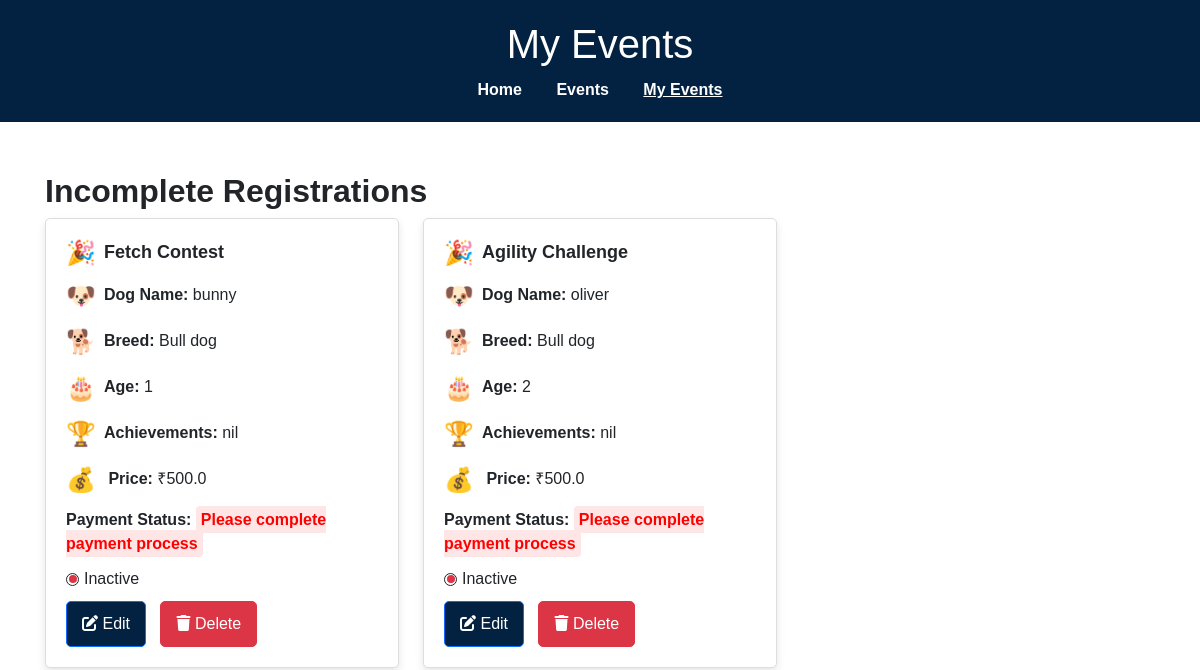
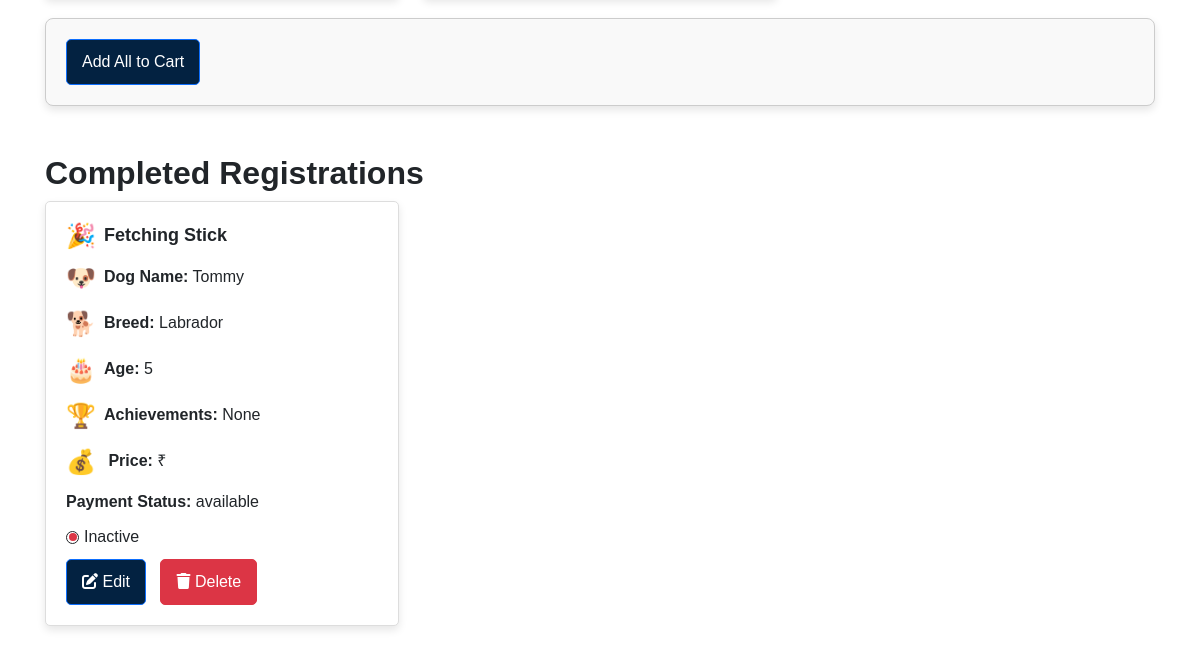
Before: /my-events with the older database file (2 pictures, top to bottom).
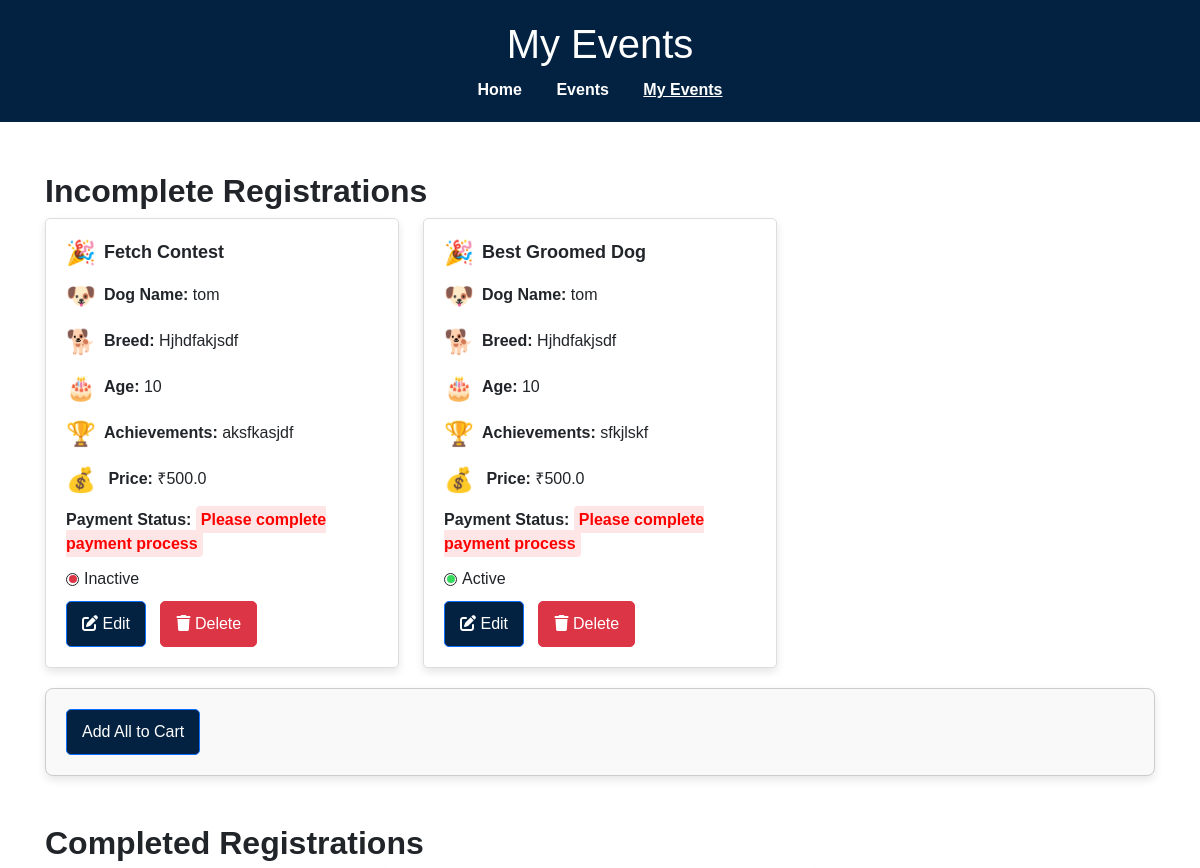
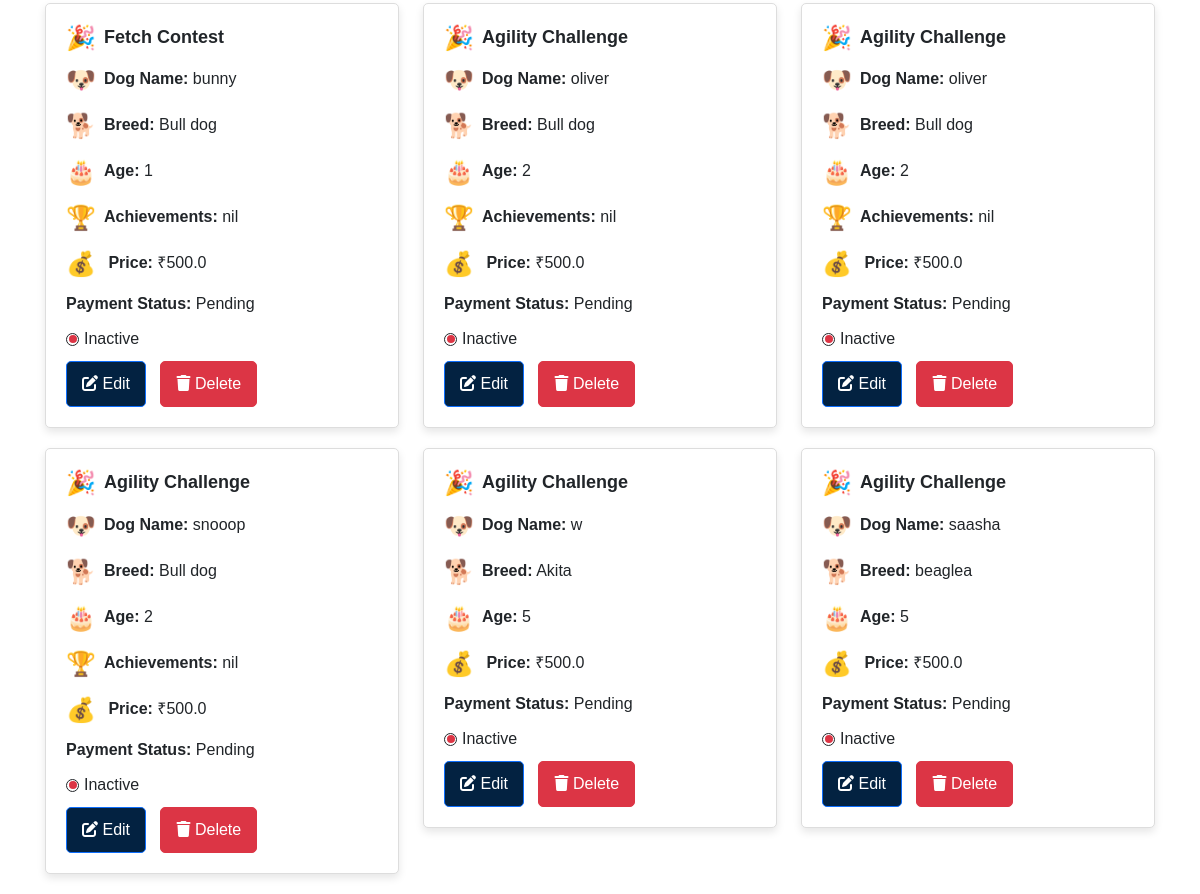
After: the same page with the newer database file (2 pictures, top to bottom).
### app.py (models this page shows, shortened)
class Registration(db.Model):
    id = db.Column(db.String(10), primary_key=True, default=generate_dog_id)
    event_id = db.Column(db.Integer, db.ForeignKey('event.id'))
    competition_name = db.Column(db.String(100), nullable=False)
    dog_name = db.Column(db.String(100), nullable=False)
    breed = db.Column(db.String(100), nullable=False)
    age = db.Column(db.Integer, nullable=False)
    achievements = db.Column(db.Text, nullable=True)
    status = db.Column(db.String(20), nullable=False, default='Pending')  # Added status
    event = db.relationship('Event', backref='registrations')

class Event(db.Model):
    id = db.Column(db.Integer, primary_key=True)
    name = db.Column(db.String(100), nullable=False)
    description = db.Column(db.Text, nullable=True)
    price = db.Column(db.Float, nullable=False)
    date = db.Column(db.Date, nullable=False)
    venue = db.Column(db.String(150), nullable=False)
    image = db.Column(db.String(200), nullable=False)  # Store the image path

### app.py (the view)
@app.route('/my-events')
def my_events():
    today = date.today()
    events = Event.query.all()
    registrations = Registration.query.all()
    carts = Cart.query.all()
    for registration in registrations:
        if registration.event:  # Ensure the event exists
            event_date = registration.event.date
            registration.event.is_active = event_date >= today
        else:
            registration.event = None  # Handle missing event reference
    return render_template('my_events.html', registrations=registrations, events=events, carts=carts)

### app.py (called while the page is built)
@app.before_request
def ensure_fresh_session():
    if not session.get('initialized'):
        session.clear()
        session['initialized'] = True

### templates/my_events.html (shortened to what this page needs)
<!DOCTYPE html>
<html lang="en">
<head>
    <link href="https://cdn.jsdelivr.net/npm/bootstrap@5.3.0-alpha1/dist/css/bootstrap.min.css" rel="stylesheet">
    <link href="https://cdnjs.cloudflare.com/ajax/libs/font-awesome/6.0.0-beta3/css/all.min.css" rel="stylesheet">
</head>
<body>
    <header>
        <h1>My Events</h1>
        <nav>
            <a href="/">Home</a>
            <a href="{{ url_for('competition_page') }}">Events</a>
            <a href="/my-events" class="active">My Events</a>
        </nav>
    </header>
    <div class="container">
<h2><strong>Incomplete Registrations</strong></h2>
<div class="row">
    {% for registration in registrations %}
        {% if registration.status == 'Please complete payment process' %}
            <div class="col-md-4">
                <div class="card">
                    <div class="card-body">
                        <h5 class="card-title"><span class="event-icon">🎉</span>{{ registration.competition_name }}</h5>
                        <p class="card-text"><span class="event-icon">🐶</span><strong>Dog Name:</strong> {{ registration.dog_name }}</p>
                        <p class="card-text"><span class="event-icon">🐕</span><strong>Breed:</strong> {{ registration.breed }}</p>
                        <p class="card-text"><span class="event-icon">🎂</span><strong>Age:</strong> {{ registration.age }}</p>
                        {% if registration.achievements %}
                        <p class="card-text"><span class="event-icon">🏆</span><strong>Achievements:</strong> {{ registration.achievements }}</p>
                        {% endif %}
                        <p class="card-text">
                            <span class="event-icon">💰</span>
                            <strong>Price:</strong> ₹{{ registration.event.price if registration.event else "N/A" }}
                        </p>
                        <p class="card-text">
                            <strong>Payment Status:</strong>
                            <span class="payment-pending">{{ registration.status }}</span>
                        </p>
                        <p class="card-text">
                            <span class="status-indicator">
                                {% if registration.event and registration.event.is_active %}
                                    <span class="status-circle status-active">
                                        <span class="status-dot"></span>
                                    </span> Active
                                {% else %}
                                    <span class="status-circle status-inactive">
                                        <span class="status-dot"></span>
                                    </span> Inactive
                                {% endif %}
                            </span>
                        </p>
                        <a href="/edit/{{ registration.id }}" class="btn btn-primary">
                            <i class="fas fa-edit"></i> Edit
                        </a>
                        <a href="/delete/{{ registration.id }}" class="btn btn-danger"
                            onclick="return confirm('Are you sure you want to delete this registration?');">
                            <i class="fas fa-trash"></i> Delete
                        </a>
                    </div>
                </div>
            </div>
        {% endif %}
    {% endfor %}
</div>
    <form action="/add_item_to_cart" method="POST" >
        <button type="submit" class="btn btn-primary">
            Add All to Cart
        </button>
    </form
         <br>
         <br>
        <h2><strong>Completed Registrations</strong></h2>
        <div class="row">
            {% for registration in registrations %}
                {% if registration.status != 'Please complete payment process' %}
                <div class="col-md-4">
                    <div class="card">
                        <div class="card-body">
                            <h5 class="card-title"><span class="event-icon">🎉</span>{{ registration.competition_name }}</h5>
                            <p class="card-text"><span class="event-icon">🐶</span><strong>Dog Name:</strong> {{ registration.dog_name }}</p>
                            <p class="card-text"><span class="event-icon">🐕</span><strong>Breed:</strong> {{ registration.breed }}</p>
                            <p class="card-text"><span class="event-icon">🎂</span><strong>Age:</strong> {{ registration.age }}</p>
                            {% if registration.achievements %}
                            <p class="card-text"><span class="event-icon">🏆</span><strong>Achievements:</strong> {{ registration.achievements }}</p>
                            {% endif %}
                            <p class="card-text">
                                <span class="event-icon">💰</span>
                                <strong>Price:</strong> ₹{{ registration.event.price }}
                            </p>
                            <p class="card-text">
                                <strong>Payment Status:</strong>
                                {% if registration.status == 'Please complete payment process' %}
                                    <span class="payment-pending">{{ registration.status }}</span>
                                {% else %}
                                    {{ registration.status }}
                                {% endif %}
                            </p>
                            <p class="card-text">
                                <span class="status-indicator">
                                    {% if registration.event.is_active %}
                                        <span class="status-circle status-active">
                                            <span class="status-dot"></span>
                                        </span> Active
                                    {% else %}
                                        <span  class="status-circle status-inactive">
                                            <span class="status-dot"></span>
                                        </span> Inactive
                                    {% endif %}
                                </span>
                            </p>
                            <a href="/edit/{{ registration.id }}" class="btn btn-primary">
                                <i class="fas fa-edit"></i> Edit
                            </a>
                            <a href="/delete/{{ registration.id }}" class="btn btn-danger"
                                onclick="return confirm('Are you sure you want to delete this registration?');">
                                <i class="fas fa-trash"></i> Delete
                            </a>
                        </div>
                    </div>
                </div>
                {% endif %}
            {% endfor %}
        </div>
    </div>
</body>
</html>

### templates/my_events.html (style rules this page uses)
body, h1, h5, p { margin: 0; padding: 0; font-family: Arial, sans-serif; }
header { background-color: #032241; color: white; padding: 20px; text-align: center; }
header nav { margin-top: 10px; }
header nav a { color: white; margin: 0 15px; text-decoration: none; font-weight: bold; }
header nav a.active { text-decoration: underline; }
.container { margin-top: 50px; padding: 0 15px; }
.card { border: 1px solid #ddd; border-radius: 5px; box-shadow: 0 4px 8px rgba(0, 0, 0, 0.1); margin-bottom: 20px; }
.card-body { padding: 20px; }
.card-title { font-size: 18px; font-weight: bold; margin-bottom: 10px; }
.card-text { margin-bottom: 10px; }
.btn { padding: 10px 15px; border-radius: 5px; text-decoration: none; margin-right: 10px; cursor: pointer; }
.btn-primary { background-color: #032241; color: white; }
.btn-danger { background-color: #dc3545; color: white; }
.event-icon { font-size: 1.5rem; vertical-align: middle; margin-right: 8px; }
.status-indicator { display: inline-flex; align-items: center; gap: 5px; }
.status-circle { width: 13px; height: 13px; border: 1px solid ; border-radius: 50%; display: flex; justify-content: center; align-items: center; position: relative; }
.status-dot { width: 8px; height: 8px; border-radius: 50%; }
.status-active .status-dot { background-color: #36db5d; }
.status-inactive .status-dot { background-color: #dc3545; }
.payment-pending { color: #ff0000; font-weight: bold; background-color: #ffe6e6; padding: 5px; border-radius: 4px; animation: highlight 1s infinite; }
form { padding: 20px; border: 1px solid #ccc; background-color: #f9f9f9; box-shadow: 0 4px 8px rgba(0, 0, 0, 0.1); border-radius: 8px; }
button { display: block; margin: 0 auto; }

Changed rows visible on the page:
removed Registration: competition_name "Fetching Stick", dog_name "Tommy", breed "Labrador", age "5", achievements "None", status "available", shown under "Completed Registrations"
added Registration: competition_name "Fetch Contest", dog_name "tom", breed "Hjhdfakjsdf", age "10", achievements "aksfkasjdf", event "500.0", status "Please complete payment process", shows "Inactive", shown under "Incomplete Registrations"
added Registration: competition_name "Best Groomed Dog", dog_name "tom", breed "Hjhdfakjsdf", age "10", achievements "sfkjlskf", event "500.0", status "Please complete payment process", shows "Active", shown under "Incomplete Registrations"
changed Registration "bunny": moves from the list under "Incomplete Registrations" to the list under "Completed Registrations"
changed Registration (number 4 of 8 on the later page): moves from the list under "Incomplete Registrations" to the list under "Completed Registrations"
added Registration: competition_name "Agility Challenge", dog_name "oliver", breed "Bull dog", age "2", achievements "nil", event.price "500.0", status "Pending", shown under "Completed Registrations"
added Registration: competition_name "Agility Challenge", dog_name "snooop", breed "Bull dog", age "2", achievements "nil", event.price "500.0", status "Pending", shown under "Completed Registrations"
added Registration: competition_name "Agility Challenge", dog_name "w", breed "Akita", age "5", event.price "500.0", status "Pending", shown under "Completed Registrations"
added Registration: competition_name "Agility Challenge", dog_name "saasha", breed "beaglea", age "5", event.price "500.0", status "Pending", shown under "Completed Registrations"
